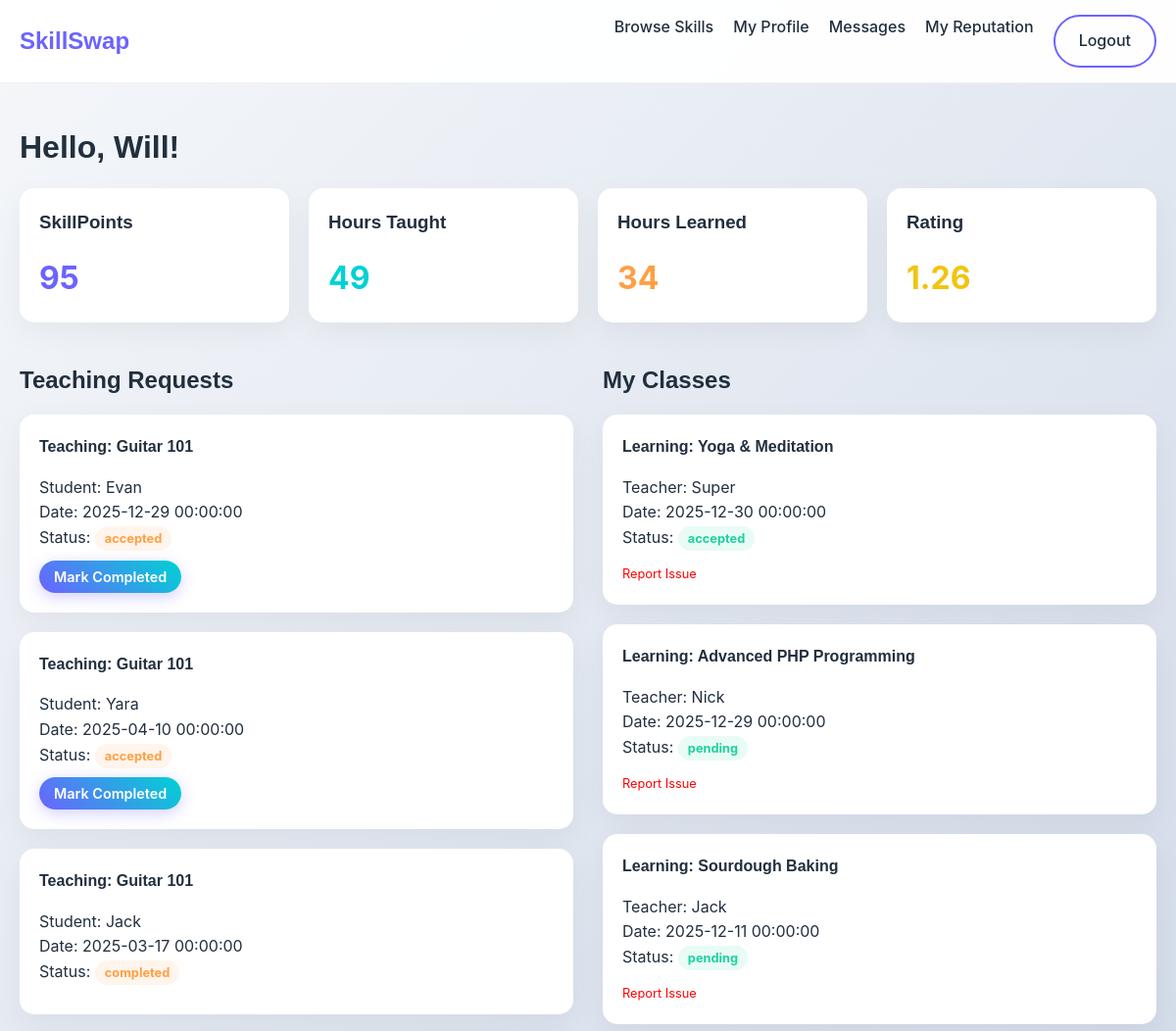
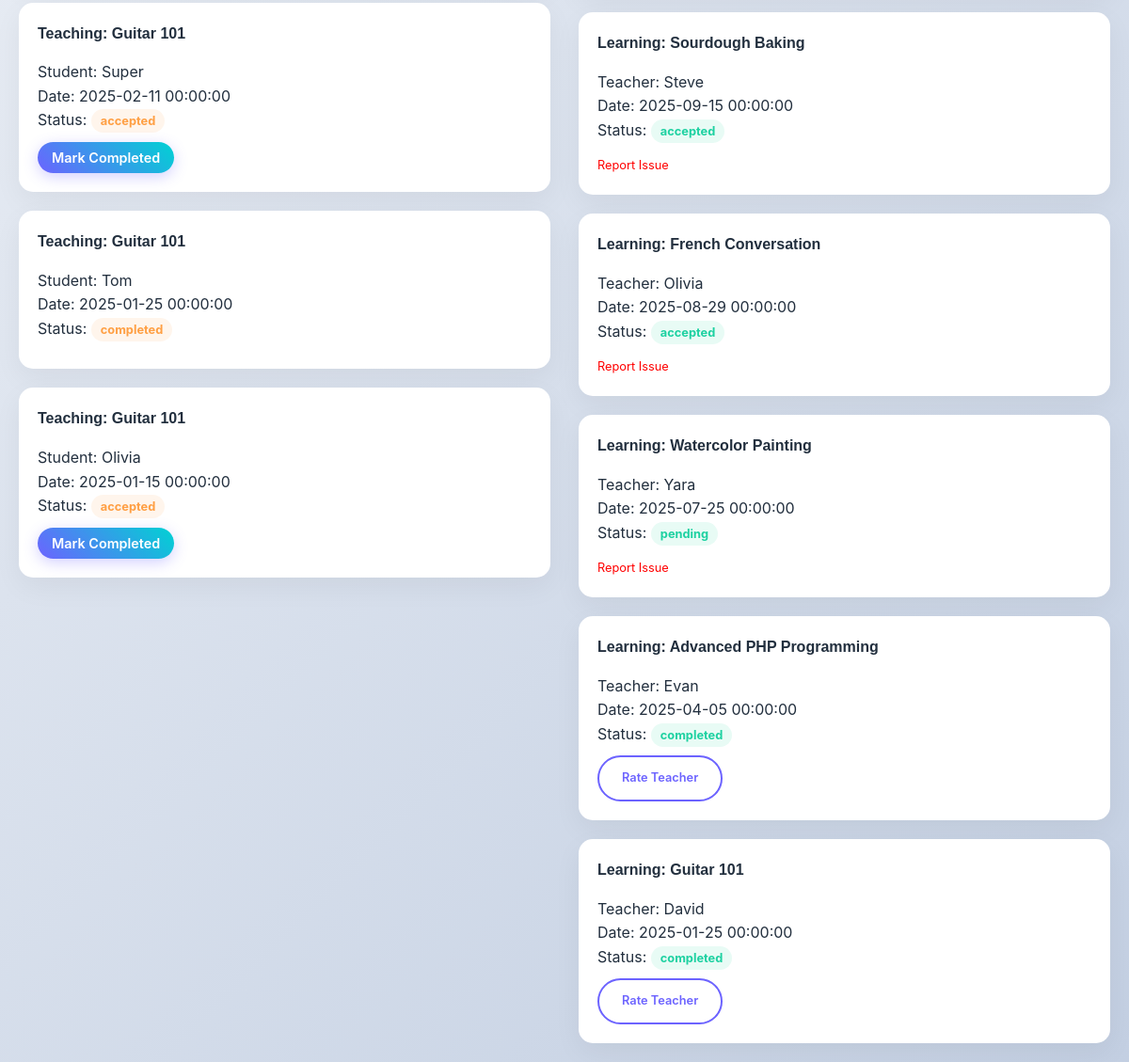
Screenshot of /skillswap/dashboard.php (signed in) with the database file from the repository (2 pictures, top to bottom).
### tables this page shows
CREATE TABLE `user` (
    `user_id` INT AUTO_INCREMENT PRIMARY KEY,
    
    `first_name` VARCHAR(50),
    `last_name` VARCHAR(50),
    `email` VARCHAR(120) UNIQUE NOT NULL,
    `password` VARCHAR(100) NOT NULL,
    `role` ENUM('admin','user') DEFAULT 'user',
    `preferred_language` VARCHAR(50),
    `city` VARCHAR(80),
    `country` VARCHAR(80),

    `skillpoints` INT DEFAULT 0,
    
     
    `warning_count` INT DEFAULT 0,
    `is_suspended` BOOLEAN DEFAULT FALSE,
    
     
    `profile_picture` VARCHAR(255) DEFAULT 'default.png'
);

CREATE TABLE `teacher` (
    `teacher_id` INT PRIMARY KEY,
    `total_hours_taught` INT DEFAULT 0,
    `average_rating` DECIMAL(3,2),

    FOREIGN KEY (`teacher_id`) REFERENCES `user`(`user_id`)
        ON DELETE CASCADE
);

CREATE TABLE `learner` (
    `learner_id` INT PRIMARY KEY,
    `total_hours_learned` INT DEFAULT 0,
    `learner_level` VARCHAR(50),

    FOREIGN KEY (`learner_id`) REFERENCES `user`(`user_id`)
        ON DELETE CASCADE
);

CREATE TABLE `session` (
    `teacher_id` INT,
    `learner_id` INT,
    `session_no` INT,
    `status` ENUM('pending','accepted','completed') DEFAULT 'pending',
    `scheduled_time` DATETIME,
    `duration_hours` INT,
    `skillpoints_transferred` INT,
    `skill_id` INT,

    PRIMARY KEY (`teacher_id`, `session_no`),

    FOREIGN KEY (`teacher_id`) REFERENCES `teacher`(`teacher_id`)
        ON DELETE CASCADE,
    FOREIGN KEY (`learner_id`) REFERENCES `learner`(`learner_id`)
        ON DELETE CASCADE,

    FOREIGN KEY (`skill_id`) REFERENCES `skill`(`skill_id`)
        ON DELETE SET NULL
);

CREATE TABLE `skill` (
    `skill_id` INT AUTO_INCREMENT PRIMARY KEY,
    `title` VARCHAR(200) NOT NULL,
    `category` VARCHAR(100),
    `difficulty_level` VARCHAR(50),
    `difficulty_notes` VARCHAR(255),
    `est_learning_time` INT,
    `is_verified` BOOLEAN DEFAULT FALSE
);

### skillswap/dashboard.php (the view, shortened to what this page needs)
<?php
include 'includes/db.php';
$user_id = $_SESSION['user_id'];
$user_name = $_SESSION['name'];
$user = $conn->query("SELECT * FROM user WHERE user_id = $user_id")->fetch_assoc();
$teacher = $conn->query("SELECT * FROM teacher WHERE teacher_id = $user_id")->fetch_assoc();
$learner = $conn->query("SELECT * FROM learner WHERE learner_id = $user_id")->fetch_assoc();
$learning_sessions = $conn->query("
    SELECT s.*, u.first_name as teacher_name, sk.title as skill_title
    FROM session s
    JOIN user u ON s.teacher_id = u.user_id
    JOIN skill sk ON s.skill_id = sk.skill_id
    WHERE s.learner_id = $user_id
    ORDER BY s.scheduled_time DESC
");
$teaching_sessions = $conn->query("
    SELECT s.*, u.first_name as learner_name, sk.title as skill_title
    FROM session s
    JOIN user u ON s.learner_id = u.user_id
    JOIN skill sk ON s.skill_id = sk.skill_id
    WHERE s.teacher_id = $user_id
    ORDER BY s.scheduled_time DESC
");
?>
<!DOCTYPE html>
<html lang="en">
<head>
    <link rel="stylesheet" href="css/style.css">
</head>
<body>
<header>
    <div class="container">
        <nav>
            <a href="index.php" class="logo">SkillSwap</a>
            <div class="nav-links">
                <a href="skills.php">Browse Skills</a>
                <a href="profile.php">My Profile</a>
                <a href="messages.php">Messages</a>
                <a href="reviews.php">My Reputation</a>
                <a href="logout.php" class="btn btn-outline">Logout</a>
            </div>
        </nav>
    </div>
</header>
<div class="container" style="margin-top: 40px;">
    <h1>Hello, <?php echo $user_name; ?>!</h1>
    <div class="grid-4" style="margin-bottom: 40px;">
        <div class="card">
            <h3>SkillPoints</h3>
            <p style="font-size: 2rem; color: var(--primary); font-weight: bold;"><?php echo $user['skillpoints']; ?></p>
        </div>
        <div class="card">
            <h3>Hours Taught</h3>
            <p style="font-size: 2rem; color: var(--secondary); font-weight: bold;"><?php echo $teacher['total_hours_taught']; ?></p>
        </div>
        <div class="card">
            <h3>Hours Learned</h3>
            <p style="font-size: 2rem; color: var(--accent); font-weight: bold;"><?php echo $learner['total_hours_learned']; ?></p>
        </div>
        <div class="card">
            <h3>Rating</h3>
            <p style="font-size: 2rem; color: #f1c40f; font-weight: bold;"><?php echo $teacher['average_rating'] ? $teacher['average_rating'] : '0.0'; ?></p>
        </div>
    </div>
    <div class="grid-2">
        <div>
            <h2>Teaching Requests</h2>
            <?php if($teaching_sessions->num_rows > 0): ?>
                <?php while($txn = $teaching_sessions->fetch_assoc()): ?>
                    <div class="card" style="margin-bottom: 20px;">
                        <h4>Teaching: <?php echo $txn['skill_title']; ?></h4>
                        <p>Student: <?php echo $txn['learner_name']; ?></p>
                        <p>Date: <?php echo $txn['scheduled_time']; ?></p>
                        <p>Status: <span class="badge badge-warning"><?php echo $txn['status']; ?></span></p>
                        <div style="margin-top: 10px;">
                            <?php if($txn['status'] == 'pending'): ?>
                                <a href="session_action.php?teacher_id=<?php echo $txn['teacher_id']; ?>&session_no=<?php echo $txn['session_no']; ?>&action=accept" class="btn btn-primary" style="padding: 5px 15px; font-size: 0.9rem;">Accept</a>
                                <a href="session_action.php?teacher_id=<?php echo $txn['teacher_id']; ?>&session_no=<?php echo $txn['session_no']; ?>&action=cancel" class="btn btn-outline" style="padding: 5px 15px; font-size: 0.9rem;">Decline</a>
                            <?php elseif($txn['status'] == 'accepted'): ?>
                                <a href="session_action.php?teacher_id=<?php echo $txn['teacher_id']; ?>&session_no=<?php echo $txn['session_no']; ?>&action=complete" class="btn btn-primary" style="padding: 5px 15px; font-size: 0.9rem;">Mark Completed</a>
                            <?php endif; ?>
                        </div>
                    </div>
                <?php endwhile; ?>
            <?php else: ?>
                <div class="card"><p>No active teaching requests.</p></div>
            <?php endif; ?>
        </div>
        <div>
            <h2>My Classes</h2>
            <?php if($learning_sessions->num_rows > 0): ?>
                <?php while($txn = $learning_sessions->fetch_assoc()): ?>
                    <div class="card" style="margin-bottom: 20px;">
                        <h4>Learning: <?php echo $txn['skill_title']; ?></h4>
                        <p>Teacher: <?php echo $txn['teacher_name']; ?></p>
                        <p>Date: <?php echo $txn['scheduled_time']; ?></p>
                        <p>Status: <span class="badge badge-success"><?php echo $txn['status']; ?></span></p>
                        <div style="margin-top: 10px;">
                             <?php if($txn['status'] == 'completed'): ?>
                                <a href="leave_review.php?teacher_id=<?php echo $txn['teacher_id']; ?>&session_no=<?php echo $txn['session_no']; ?>" class="btn btn-outline" style="font-size: 0.8rem;">Rate Teacher</a>
                             <?php else: ?>
                                <a href="report.php?teacher_id=<?php echo $txn['teacher_id']; ?>&session_no=<?php echo $txn['session_no']; ?>" style="color: red; font-size: 0.8rem;">Report Issue</a>
                             <?php endif; ?>
                        </div>
                    </div>
                <?php endwhile; ?>
            <?php endif; ?>
        </div>
    </div>
</div>
</body>
</html>

### skillswap/css/style.css (style rules this page uses)
:root { --primary: #6C63FF; --primary-dark: #5a52d5; --secondary: #00D2D3; --accent: #FF9F43; --danger: #FF6B6B; --success: #1dd1a1; --dark: #222f3e; --light: #f8f9fa; --glass: rgba(255, 255, 255, 0.95); --glass-border: rgba(255, 255, 255, 0.2); --font-heading: 'Poppins', sans-serif; --font-body: 'Inter', sans-serif; }
* { margin: 0; padding: 0; box-sizing: border-box; font-family: var(--font-body); }
body { background: linear-gradient(135deg, #f5f7fa 0%, #c3cfe2 100%); color: var(--dark); line-height: 1.6; min-height: 100vh; }
h1, h2, h3, h4, h5, h6 { font-family: var(--font-heading); color: var(--dark); margin-bottom: 1rem; }
a { text-decoration: none; color: var(--primary); transition: all 0.3s ease; }
.container { max-width: 1200px; margin: 0 auto; padding: 0 20px; }
.btn { display: inline-block; padding: 12px 24px; border-radius: 50px; font-weight: 600; cursor: pointer; border: none; transition: transform 0.2s, box-shadow 0.2s; }
.btn-primary { background: linear-gradient(45deg, var(--primary), var(--secondary)); color: white; box-shadow: 0 4px 15px rgba(108, 99, 255, 0.3); }
.btn-outline { background: transparent; border: 2px solid var(--primary); color: var(--primary); }
.card { background: white; border-radius: 15px; padding: 20px; box-shadow: 0 10px 30px rgba(0,0,0,0.05); transition: transform 0.3s; }
.badge { padding: 5px 10px; border-radius: 20px; font-size: 0.8rem; font-weight: bold; }
.badge-success { background: rgba(29, 209, 161, 0.1); color: var(--success); }
.badge-warning { background: rgba(255, 159, 67, 0.1); color: var(--accent); }
header { background: var(--glass); backdrop-filter: blur(10px); position: sticky; top: 0; z-index: 1000; border-bottom: 1px solid rgba(0,0,0,0.05); padding: 15px 0; }
nav { display: flex; justify-content: space-between; align-items: center; }
.logo { font-size: 1.5rem; font-weight: 800; color: var(--primary); font-family: var(--font-heading); }
.nav-links { display: flex; gap: 20px; }
.nav-links a { color: var(--dark); font-weight: 500; }
.grid-2 { display: grid; grid-template-columns: 1fr 1fr; gap: 30px; }
.grid-4 { display: grid; grid-template-columns: repeat(4, 1fr); gap: 20px; }

### rows the page displays
user: skillpoints "95"
teacher: total_hours_taught "49", average_rating "1.26"
learner: total_hours_learned "34"
session: skill.title "Guitar 101", user.first_name "Evan", scheduled_time "2025-12-29 00:00:00", status "accepted"
session: skill.title "Guitar 101", user.first_name "Yara", scheduled_time "2025-04-10 00:00:00", status "accepted"
session: skill.title "Guitar 101", user.first_name "Jack", scheduled_time "2025-03-17 00:00:00", status "completed"
session: skill.title "Guitar 101", user.first_name "Super", scheduled_time "2025-02-11 00:00:00", status "accepted"
session: skill.title "Guitar 101", user.first_name "Tom", scheduled_time "2025-01-25 00:00:00", status "completed"
session: skill.title "Guitar 101", user.first_name "Olivia", scheduled_time "2025-01-15 00:00:00", status "accepted"
session: skill.title "Yoga & Meditation", user.first_name "Super", scheduled_time "2025-12-30 00:00:00", status "accepted"
session: skill.title "Advanced PHP Programming", user.first_name "Nick", scheduled_time "2025-12-29 00:00:00", status "pending"
session: skill.title "Sourdough Baking", user.first_name "Jack", scheduled_time "2025-12-11 00:00:00", status "pending"
session: skill.title "Sourdough Baking", user.first_name "Steve", scheduled_time "2025-09-15 00:00:00", status "accepted"
session: skill.title "French Conversation", user.first_name "Olivia", scheduled_time "2025-08-29 00:00:00", status "accepted"
session: skill.title "Watercolor Painting", user.first_name "Yara", scheduled_time "2025-07-25 00:00:00", status "pending"
session: skill.title "Advanced PHP Programming", user.first_name "Evan", scheduled_time "2025-04-05 00:00:00", status "completed"
session: skill.title "Guitar 101", user.first_name "David", scheduled_time "2025-01-25 00:00:00", status "completed"

### other values shown
$user_name "Will"
